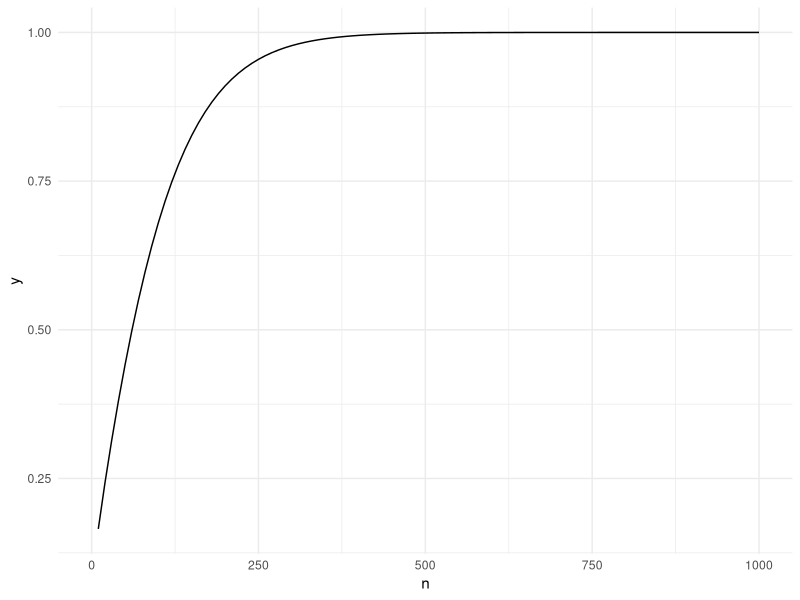
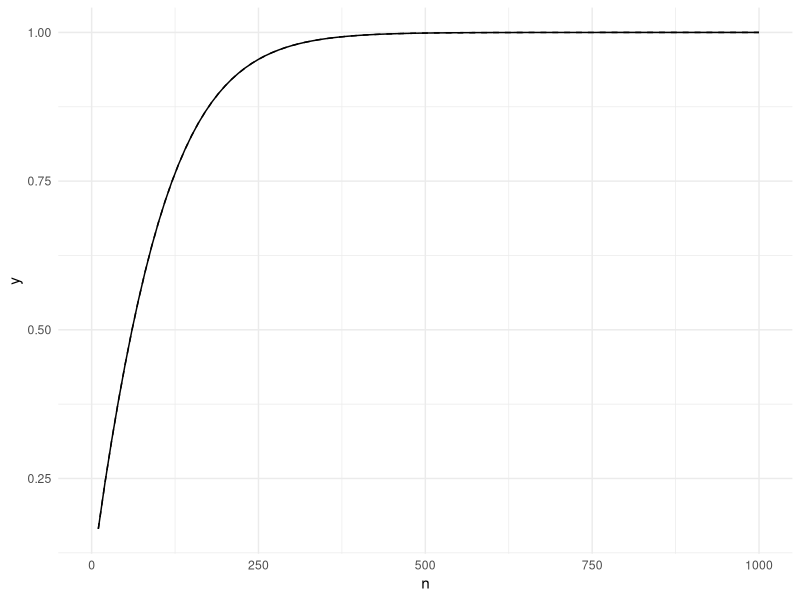

Here is the R script that generated these plots, in order:
# J. Alexander Branham
# Section 2015-11-11

# create data
mydata <- data.frame(
  x = rnorm(300),
  y = rep(1:3),
  z = sample(1:6, replace = TRUE),
  x2 = rnorm(300, mean = 0.2)
)

# creating new variables
# want a var that is -1 if x < -1, 0 if -1 < x < 1 and 1 if x > 1
mydata$new_var <- with(mydata, ifelse(x < -1, -1,
                                      ifelse( x < 1, 0,
                                             ifelse(x > 1, 1, NA))))


# t-tests in R
# test the null that mean of x is 0.5
t.test(mydata$x, mu = 0.5)

# test the null that the difference in means is 0
t.test(mydata$x, mydata$x2)


# making tables
with(mydata, table(y, z))

# note that we can create our own functions
# useful if R doesn't have what you need already:
# for example, power calculation from class yesterday:
library(ggplot2)

my_power_function <- function(n){
  pnorm(((120 - 1.64 * sqrt(90/n)) - 118) / sqrt(90/n))
}

the_data <- data.frame(n = c(0, 1000))

the_plot <- ggplot(the_data, aes(n)) +
  stat_function(fun = my_power_function) +
  theme_minimal()

the_plot

# But what if we wanted to make this more general
# for example, different treatment effects?

my_power_function2 <- function(n, effect = 118){
  pnorm(((120 - 1.64 * sqrt(90/n)) - effect) / sqrt(90/n))
}

the_plot + stat_function(fun = my_power_function2,
                         linetype = "dashed",
                         arg=list(effect = 119.5))

# Reading data into R:
# Often we use data that isn't stored as an R object
# (e.g. stat files or excel spreadsheets)
# Here are some useful packages/functions for getting such data into R:

# Stata, spss
# foreign - read.dta() or read.spss() ## note only older Stata files
# haven - read_dta() or read_sav() ## works for all stata files


# other formats:
# https://support.rstudio.com/hc/en-us/articles/201057987-Quick-list-of-useful-R-packages
